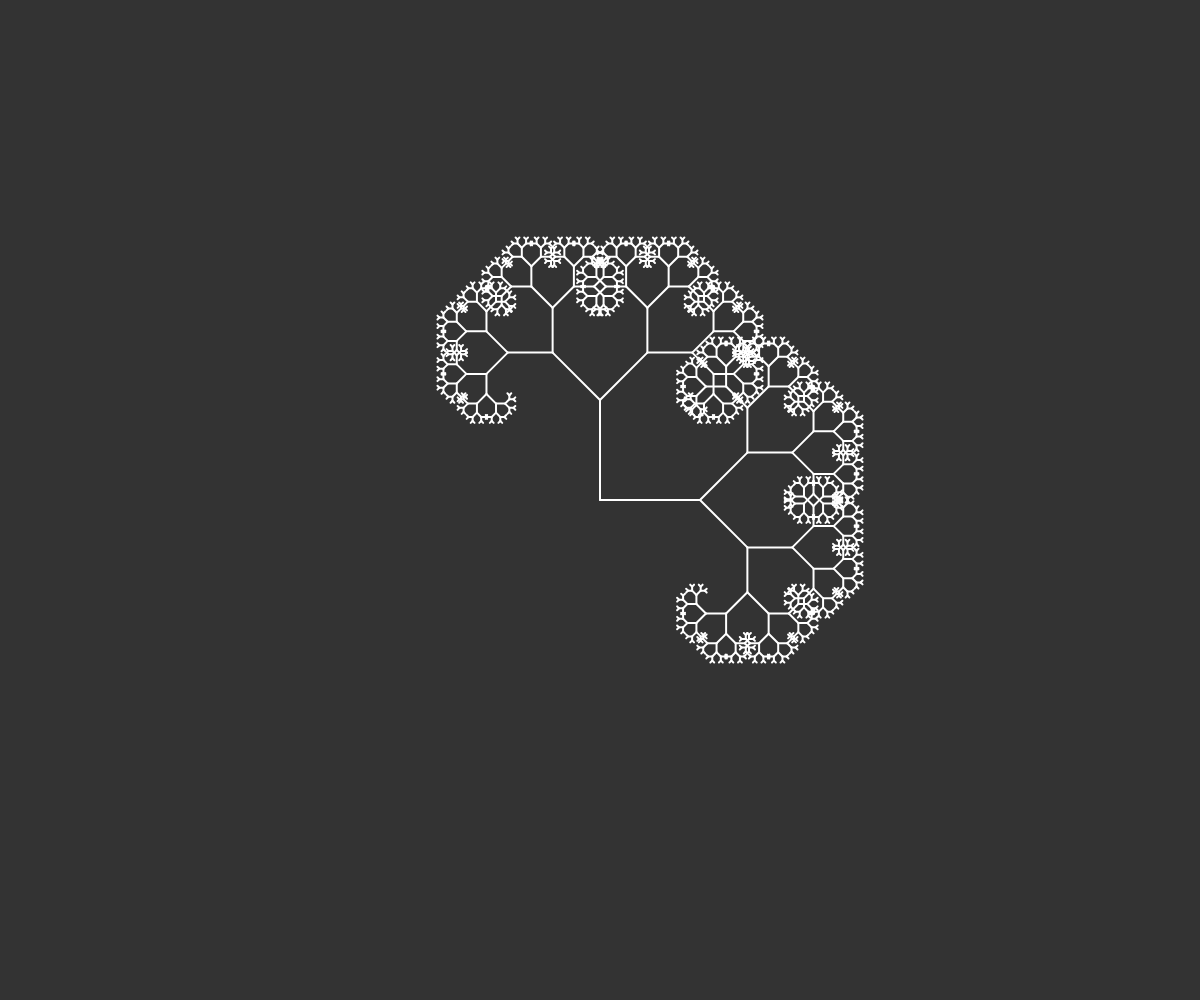
Frame 1 (no input)
Frame 60 (no input): identical to frame 1, image omitted
Frame 120 (the mouse pressed at the canvas centre since frame 60): identical to frame 1, image omitted

The p5.js sketch that drew this single still picture (run headless with seeded random() and noise() and a simulated clock; from frame 60 on, the mouse is pressed at the canvas centre):

// p5.js sketch
// ── sketch.js
let angle;
let sliderAngle;
let sliderLength;
let sliderAmount;
let sliderAmountSquares;


function setup() {
    createCanvas(windowWidth, windowHeight);
    sliderAngle = createSlider(0, 360, 45, 0.01)
    sliderLength = createSlider(0, 150, 100, 1)
    sliderAmount = createSlider(1, 4, 2, 1)
    sliderAmountSquares = createSlider(0, 1000, 0, 1)
    let divInputs = createDiv('');
    divInputs.id('inputs');
    sliderAngle.parent(inputs);
    sliderLength.parent(inputs);
    sliderAmount.parent(inputs);
    sliderAmountSquares.parent(inputs);
    divInputs.style('text-align', "center");
}

function draw() {
    background(51);
    angleMode(DEGREES)
    createSquares()
    angle = sliderAngle.value();
    len = sliderLength.value();
    amount = sliderAmount.value();
    amountSquares = sliderAmountSquares.value();
    stroke(255)
    strokeWeight(2);
    for (i = 0; i < amount; i++){
        tree(windowWidth/2, height/2, 90 * i)
    }
    createSquares(amountSquares)
}

function createSquares(amountSquares) {
    for (let i = 0; i < amountSquares; i++) {
      fill(random(255), random(255), random(255), random(255));
      square(random(windowWidth), random(windowHeight), random(100)); 
  }
}

function tree(x, y, degree){
    push();
    translate(x, y);
    rotate(degree);
    branch(len);
    pop();
}


function branch(len){
   
    line(0, 0, 0, -len)
    translate(0, -len);
    
    if (len > 4) {
        push();
        rotate(angle);
        branch(len * 0.67)
        pop();
        push();
        rotate(-angle);
        branch(len * 0.67);
        pop();
    }
  
}
// ── style.css
html, body {
    margin: 0;
    padding: 0;
    background: rgb(51, 51, 51);
  }
  canvas {
    display: block;
  }

 
